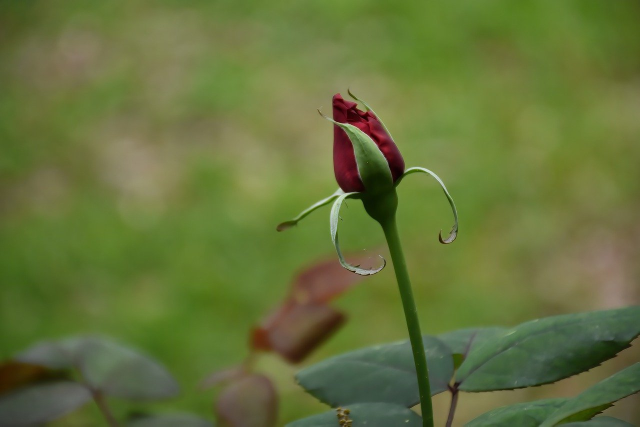
#> input picture image_processing/rose.jpg, 1280 x 853 px, given in place of cat.jpg, which was not available (shown at 1/2 size)
$ jupyter execute --allow-errors 2.arithmetic_operations.ipynb   (text cells are left out)
#> lines starting #> are read from the running program, lines starting #| are printed output that depends on the picture; pictures that were not available may be replaced by others from this repository, and a replacement may not be noted
[cell 1]
import cv2


cat_img=cv2.imread("cat.jpg",1)
#> cat_img is the input picture: shape (853, 1280, 3); mean B, G, R 59.2, 114.6, 101.5

lion_img=cv2.imread("lion.jpg",1)
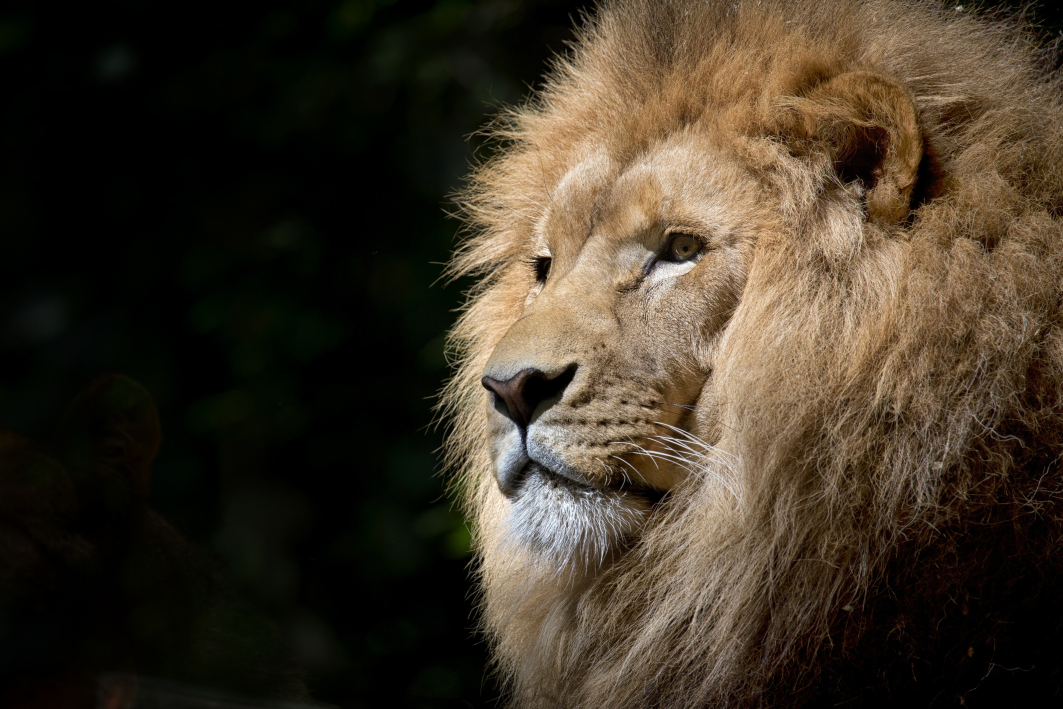
#> input picture image_processing/lion.jpg, 4252 x 2835 px (shown at 1/4 size)
#> lion_img is the input picture: shape (2835, 4252, 3); mean B, G, R 39, 52.9, 63.1

#> (the rest of this cell did not finish here and is left out)

[cell 2]
print(cat_img.shape)
#| (853, 1280, 3)
print(lion_img.shape)
#| (2835, 4252, 3)

[cell 3]
import cv2


cat_img=cv2.imread("cat.jpg",1)

lion_img=cv2.imread("lion.jpg",1)
lion_img=cv2.resize(src=lion_img,dsize=(cat_img.shape[1],cat_img.shape[0]))
#> lion_img: shape (853, 1280, 3)
print(lion_img.shape)
#| (853, 1280, 3)
add_image=cv2.add(src1=cat_img,src2=lion_img)
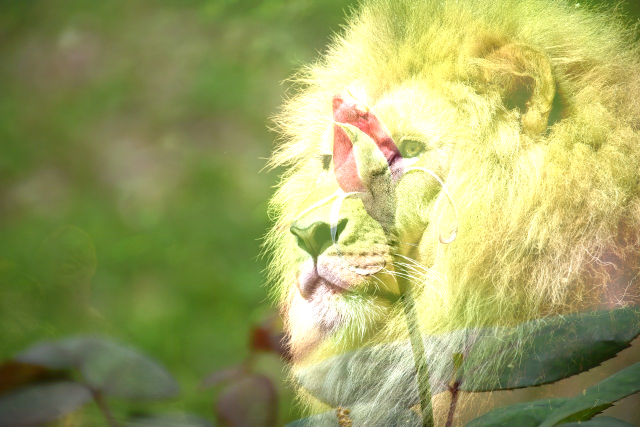
#> add_image: shape (853, 1280, 3) (shown at 1/2 size); mean B, G, R 97.9, 162.1, 157.2

cv2.imwrite(filename="addition_image.jpg",img=add_image)
#> Out = True

[cell 4]
print(cat_img)
#> (printed output is left out)

[cell 5]
print(lion_img)
#> (printed output is left out)

[cell 6]
print(add_image)
#> (printed output is left out)

[cell 7]
import cv2


cat_img=cv2.imread("cat.jpg",1)

lion_img=cv2.imread("lion.jpg",1)
lion_img=cv2.resize(src=lion_img,dsize=(cat_img.shape[1],cat_img.shape[0]))
print(lion_img.shape)
#| (853, 1280, 3)
sub_image=cv2.subtract(src1=cat_img,src2=lion_img)
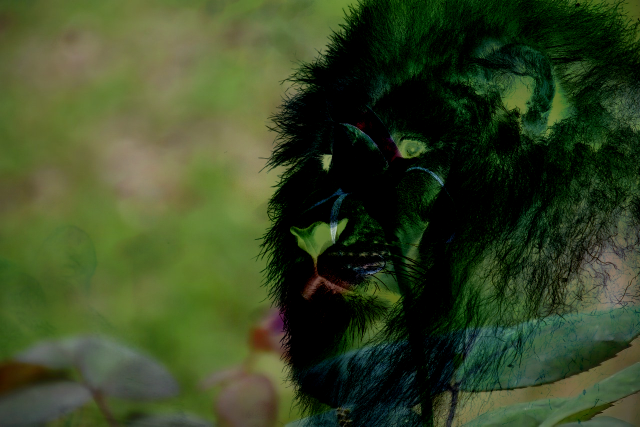
#> sub_image: shape (853, 1280, 3) (shown at 1/2 size); mean B, G, R 36.4, 70.2, 55.9

cv2.imwrite(filename="substract_image.jpg",img=sub_image)
#> Out = True

[cell 8]
print(cat_img)
#> (printed output is left out)

[cell 9]
print(lion_img)
#> (printed output is left out)

[cell 10]
print(sub_image)
#> (printed output is left out)

[cell 11]
import cv2


cat_img=cv2.imread("cat.jpg",1)

lion_img=cv2.imread("lion.jpg",1)
lion_img=cv2.resize(src=lion_img,dsize=(cat_img.shape[1],cat_img.shape[0]))
print(lion_img.shape)
#| (853, 1280, 3)
mul_image=cv2.multiply(src1=cat_img,src2=lion_img)
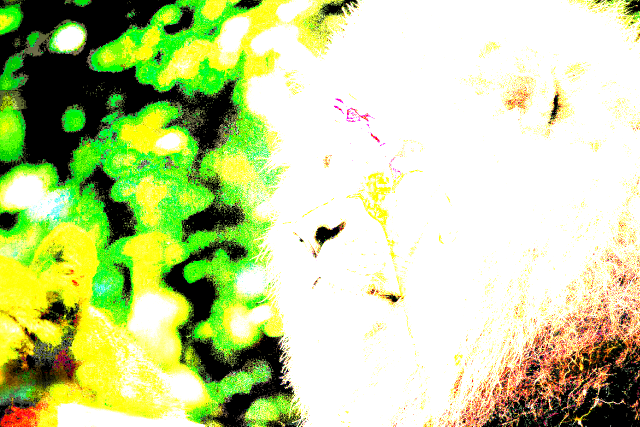
#> mul_image: shape (853, 1280, 3) (shown at 1/2 size); mean B, G, R 150.4, 211.2, 194.8

cv2.imwrite(filename="multiplication_image.jpg",img=mul_image)
#> Out = True

[cell 12]
print(cat_img)
#> (printed output is left out)

[cell 13]
print(lion_img)
#> (printed output is left out)

[cell 14]
print(mul_image)
#> (printed output is left out)

[cell 15]
import cv2


cat_img=cv2.imread("cat.jpg",1)

lion_img=cv2.imread("lion.jpg",1)
lion_img=cv2.resize(src=lion_img,dsize=(cat_img.shape[1],cat_img.shape[0]))
print(lion_img.shape)
#| (853, 1280, 3)
div_image=cv2.divide(src1=cat_img,src2=lion_img)
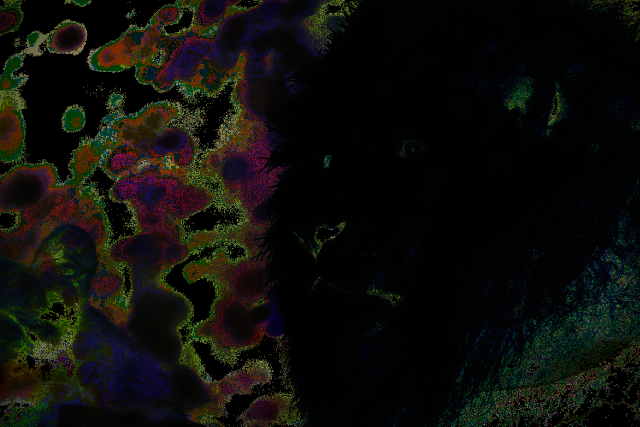
#> div_image: shape (853, 1280, 3) (shown at 1/2 size); mean B, G, R 10.4, 14.6, 14.9

cv2.imwrite(filename="division_image.jpg",img=div_image)
#> Out = True

[cell 16]
print(cat_img)
#> (printed output is left out)

[cell 17]
print(lion_img)
#> (printed output is left out)

[cell 18]
print(div_image)
#> (printed output is left out)

[cell 19]
import cv2


cat_img=cv2.imread("cat.jpg",1)

lion_img=cv2.imread("lion.jpg",1)
lion_img=cv2.resize(src=lion_img,dsize=(cat_img.shape[1],cat_img.shape[0]))
print(lion_img.shape)
div_scale_image=cv2.divide(src1=cat_img,src2=lion_img,scale=4)
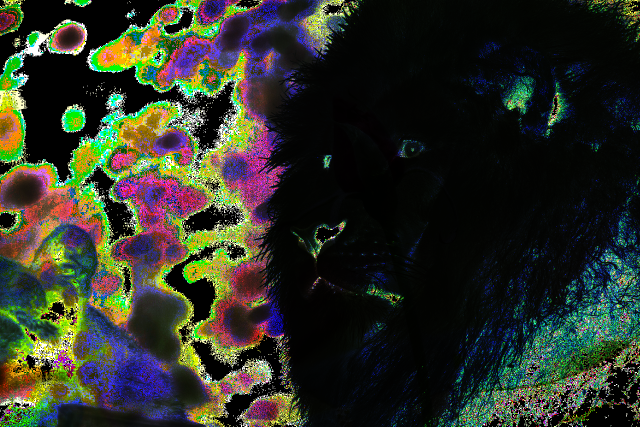
#> div_scale_image: shape (853, 1280, 3) (shown at 1/2 size); mean B, G, R 37.9, 49.1, 45.6

cv2.imwrite(filename="division_scale_image.jpg",img=div_scale_image)
#> Out = True

[cell 20]
print(div_scale_image)

[cell 21]
import cv2


cat_img=cv2.imread("cat.jpg",1)

lion_img=cv2.imread("lion.jpg",1)
lion_img=cv2.resize(src=lion_img,dsize=(cat_img.shape[1],cat_img.shape[0]))
print(lion_img.shape)
weighted_image=cv2.addWeighted(src1=cat_img,src2=lion_img,alpha=0.5,beta=0.2,gamma=5)
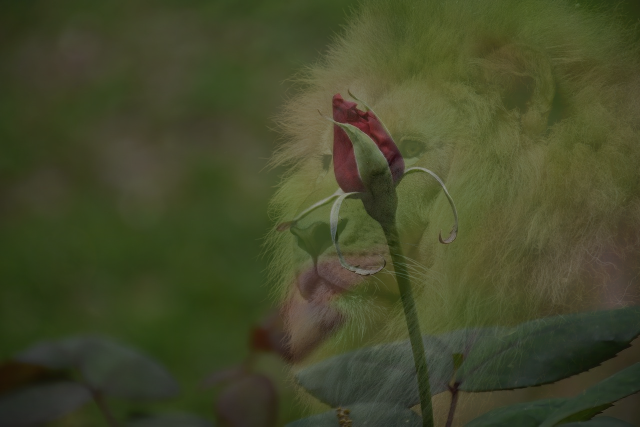
#> weighted_image: shape (853, 1280, 3) (shown at 1/2 size); mean B, G, R 42.4, 72.9, 68.4

cv2.imwrite(filename="weighted_image.jpg",img=weighted_image)
#> Out = True
